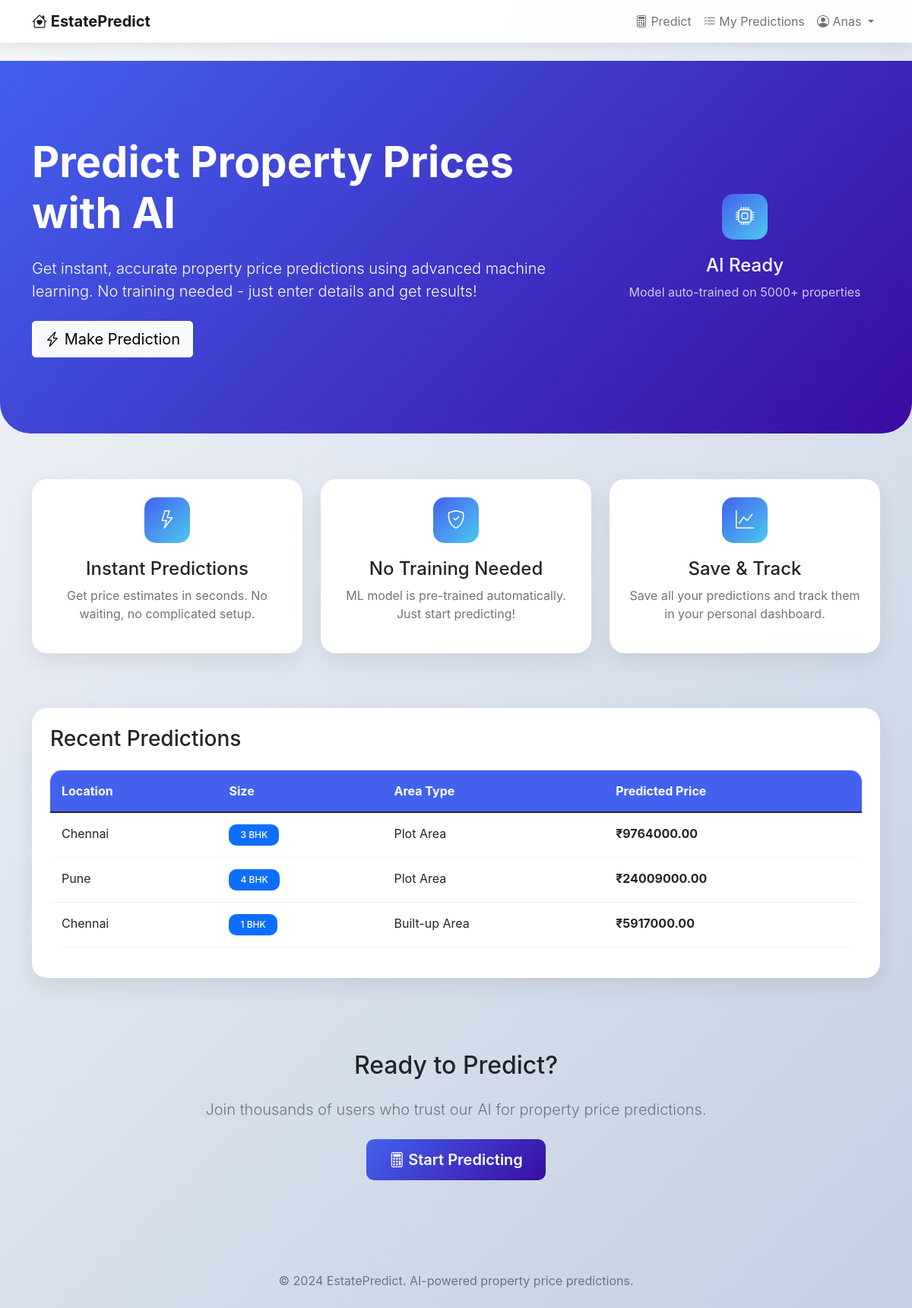
The page / (signed in) on the database its author committed.
### estate_app/models.py (models this page shows, shortened)
class Property(models.Model):
    AREA_TYPES = [
        ('Super built-up Area', 'Super built-up Area'),
        ('Built-up Area', 'Built-up Area'),
        ('Plot Area', 'Plot Area'),
        ('Carpet Area', 'Carpet Area'),
    ]
    AVAILABILITY_OPTIONS = [
        ('Ready To Move', 'Ready To Move'),
        ('Immediate Possession', 'Immediate Possession'),
        ('In 1 year', 'In 1 year'),
        ('In 2 years', 'In 2 years'),
        ('In 3 years', 'In 3 years'),
    ]
    user = models.ForeignKey(User, on_delete=models.CASCADE, null=True, blank=True)
    area_type = models.CharField(max_length=50, choices=AREA_TYPES)
    availability = models.CharField(max_length=50, choices=AVAILABILITY_OPTIONS)
    location = models.CharField(max_length=100)
    size = models.CharField(max_length=20)
    society = models.CharField(max_length=100, null=True, blank=True)
    total_sqft = models.CharField(max_length=50)
    bath = models.IntegerField()
    balcony = models.IntegerField()
    predicted_price = models.FloatField()
    created_at = models.DateTimeField(auto_now_add=True)
    class Meta:
        ordering = ['-created_at']

### estate_app/views.py (the view)
# urls.py: path('', views.home, name='home'),
def home(request):
    context = {
        'is_trained': predictor.is_trained,
        'user': request.user,
        'recent_predictions': Property.objects.all().order_by('-created_at')[:3]
    }
    return render(request, 'estate_app/home.html', context)

### estate_app/templates/estate_app/home.html (shortened to what this page needs)
{% extends 'estate_app/base.html' %}
{% block content %}
<div class="hero">
    <div class="container">
        <div class="row align-items-center">
            <div class="col-lg-8">
                <h1 class="display-4 fw-bold mb-4">Predict Property Prices with AI</h1>
                <p class="lead mb-4 opacity-90">
                    Get instant, accurate property price predictions using advanced machine learning.
                    No training needed - just enter details and get results!
                </p>
                {% if user.is_authenticated %}
                <a href="{% url 'predict' %}" class="btn btn-light btn-lg">
                    <i class="bi bi-lightning-charge"></i> Make Prediction
                </a>
                {% endif %}
            </div>
            <div class="col-lg-4 text-center">
                <div class="feature-icon">
                    <i class="bi bi-cpu"></i>
                </div>
                <h4>AI Ready</h4>
                <p class="mb-0 opacity-75">Model auto-trained on 5000+ properties</p>
            </div>
        </div>
    </div>
</div>
<div class="container">
    <div class="row mb-5">
        <div class="col-md-4 mb-4">
            <div class="card h-100 p-4 text-center">
                <div class="feature-icon">
                    <i class="bi bi-lightning"></i>
                </div>
                <h4>Instant Predictions</h4>
                <p class="text-muted">
                    Get price estimates in seconds. No waiting, no complicated setup.
                </p>
            </div>
        </div>
        <div class="col-md-4 mb-4">
            <div class="card h-100 p-4 text-center">
                <div class="feature-icon">
                    <i class="bi bi-shield-check"></i>
                </div>
                <h4>No Training Needed</h4>
                <p class="text-muted">
                    ML model is pre-trained automatically. Just start predicting!
                </p>
            </div>
        </div>
        <div class="col-md-4 mb-4">
            <div class="card h-100 p-4 text-center">
                <div class="feature-icon">
                    <i class="bi bi-graph-up"></i>
                </div>
                <h4>Save & Track</h4>
                <p class="text-muted">
                    Save all your predictions and track them in your personal dashboard.
                </p>
            </div>
        </div>
    </div>
{% if user.is_authenticated %}
    {% if recent_predictions %}
    <div class="card p-4 mb-5">
        <h3 class="mb-4">Recent Predictions</h3>
        <div class="table-responsive">
            <table class="table">
                <thead>
                    <tr>
                        <th>Location</th>
                        <th>Size</th>
                        <th>Area Type</th>
                        <th>Predicted Price</th>
                    </tr>
                </thead>
                <tbody>
                    {% for pred in recent_predictions %}
                    <tr>
                        <td>{{ pred.location }}</td>
                        <td><span class="badge bg-primary">{{ pred.size }}</span></td>
                        <td>{{ pred.area_type }}</td>
                        <td class="fw-bold">₹{{ pred.predicted_price|floatformat:2 }}</td>
                    </tr>
                    {% endfor %}
                </tbody>
            </table>
        </div>
    </div>
    {% endif %}
{% endif %}
    <div class="text-center py-5">
        <h2 class="mb-4">Ready to Predict?</h2>
        <p class="lead text-muted mb-4">
            Join thousands of users who trust our AI for property price predictions.
        </p>
        {% if user.is_authenticated %}
        <a href="{% url 'predict' %}" class="btn btn-primary btn-lg">
            <i class="bi bi-calculator"></i> Start Predicting
        </a>
        {% else %}
        <a href="{% url 'register' %}" class="btn btn-primary btn-lg">
            <i class="bi bi-person-plus"></i> Sign Up Free
        </a>
        {% endif %}
    </div>
</div>
{% endblock %}

### estate_app/templates/estate_app/base.html (shortened to what this page needs)
<!DOCTYPE html>
<html lang="en">
<head>
    <link href="https://cdn.jsdelivr.net/npm/bootstrap@5.1.3/dist/css/bootstrap.min.css" rel="stylesheet">
    <link rel="stylesheet" href="https://cdn.jsdelivr.net/npm/bootstrap-icons@1.8.1/font/bootstrap-icons.css">
</head>
<body>
    <nav class="navbar navbar-expand-lg navbar-light fixed-top">
        <div class="container">
            <a class="navbar-brand fw-bold" href="{% url 'home' %}">
                <i class="bi bi-house-heart"></i> EstatePredict
            </a>
            <div class="collapse navbar-collapse" id="navbarNav">
                <ul class="navbar-nav ms-auto">
                    {% if user.is_authenticated %}
                    <li class="nav-item">
                        <a class="nav-link" href="{% url 'predict' %}">
                            <i class="bi bi-calculator"></i> Predict
                        </a>
                    </li>
                    <li class="nav-item">
                        <a class="nav-link" href="{% url 'my_predictions' %}">
                            <i class="bi bi-list-check"></i> My Predictions
                        </a>
                    </li>
                    <li class="nav-item dropdown">
                        <a class="nav-link dropdown-toggle" href="#" id="userDropdown" data-bs-toggle="dropdown">
                            <i class="bi bi-person-circle"></i> {{ user.username }}
                        </a>
                    </li>
                    {% endif %}
                </ul>
            </div>
        </div>
    </nav>
    <main style="padding-top: 80px;">
        {% block content %}{% endblock %}
    </main>
    <footer class="text-center py-4 mt-5">
        <div class="container">
            <p class="mb-0 text-muted">
                &copy; 2024 EstatePredict. AI-powered property price predictions.
            </p>
        </div>
    </footer>
</body>
</html>

### estate_app/templates/estate_app/base.html (style rules this page uses)
:root { --primary: #4361ee; --secondary: #3a0ca3; --accent: #4cc9f0; --light: #f8f9fa; --dark: #212529; }
body { font-family: -apple-system, BlinkMacSystemFont, 'Segoe UI', Roboto, sans-serif; background: linear-gradient(135deg, #f5f7fa 0%, #c3cfe2 100%); min-height: 100vh; }
.navbar { background: rgba(255, 255, 255, 0.95); backdrop-filter: blur(10px); box-shadow: 0 2px 20px rgba(0,0,0,0.1); }
.hero { background: linear-gradient(135deg, var(--primary), var(--secondary)); color: white; padding: 100px 0; border-radius: 0 0 40px 40px; margin-bottom: 60px; }
.card { border: none; border-radius: 20px; box-shadow: 0 10px 30px rgba(0,0,0,0.08); transition: transform 0.3s ease, box-shadow 0.3s ease; }
.btn-primary { background: linear-gradient(135deg, var(--primary), var(--secondary)); border: none; padding: 12px 30px; border-radius: 10px; font-weight: 600; transition: all 0.3s ease; }
.feature-icon { width: 60px; height: 60px; background: linear-gradient(135deg, var(--primary), var(--accent)); border-radius: 15px; display: flex; align-items: center; justify-content: center; margin: 0 auto 20px; color: white; font-size: 24px; }
.badge { padding: 8px 15px; border-radius: 10px; font-weight: 500; }
.table { background: white; border-radius: 15px; overflow: hidden; }
.table th { background: var(--primary); color: white; border: none; padding: 15px; }
.table td { padding: 15px; border-color: #f1f3f9; }

### rows shown on the page
Property: location "Chennai", size "3 BHK", area_type "Plot Area", predicted_price "9764000.00"
Property: location "Pune", size "4 BHK", area_type "Plot Area", predicted_price "24009000.00"
Property: location "Chennai", size "1 BHK", area_type "Built-up Area", predicted_price "5917000.00"

### other values the page prints
{{ user.username }} "Anas"
